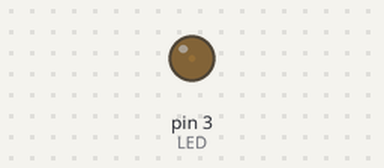
A sketch run on a simulated Arduino Uno, built with avr-gcc and run on an emulated ATmega328P. On the bench: output pins drawn as LEDs (lit = HIGH).

Above: at 0.05 s.
At 2.15 s:
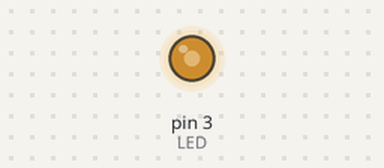
At 3.45 s:
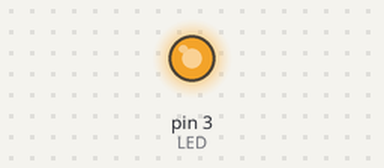
At 6.9 s:
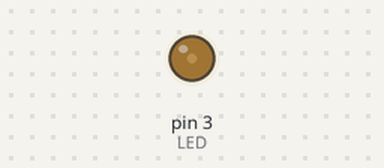
Timing chart, 0 to 10.0 s (numbered marks = the images above):
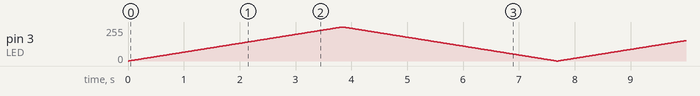

The sketch:

PWM.ino
```cpp
const int LED = 3;
int brillo;

void setup() {
  //pinMode(boton, INPUT);
  pinMode(LED, OUTPUT);

}

void loop() {
  for(brillo = 0; brillo < 256; brillo++){

    analogWrite(LED, brillo);
    delay(15);

  }
    for(brillo = 255; brillo >= 0; brillo--){

    analogWrite(LED, brillo);
    delay(15);

  }

}
```
